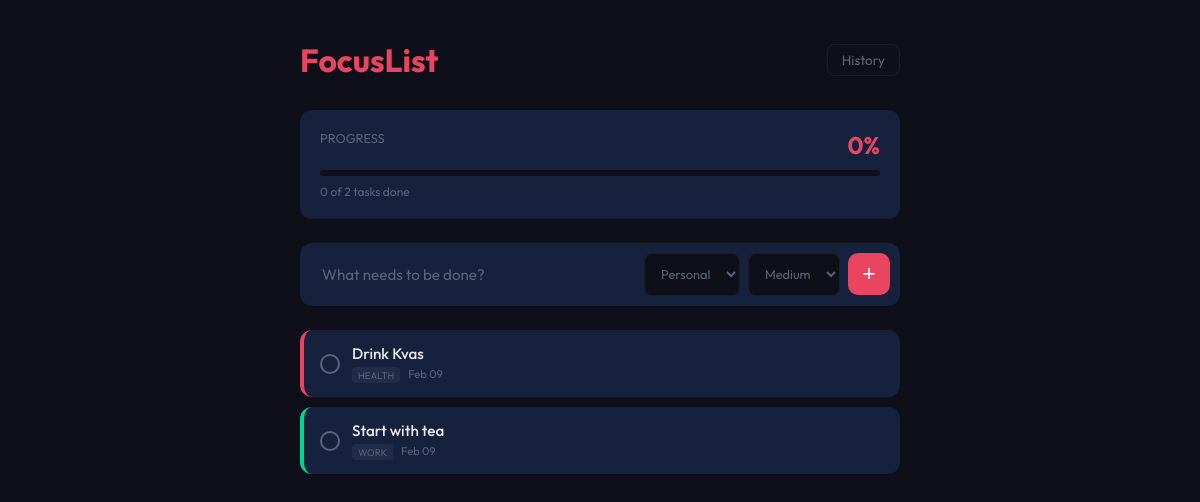
Before: / with the older database file.
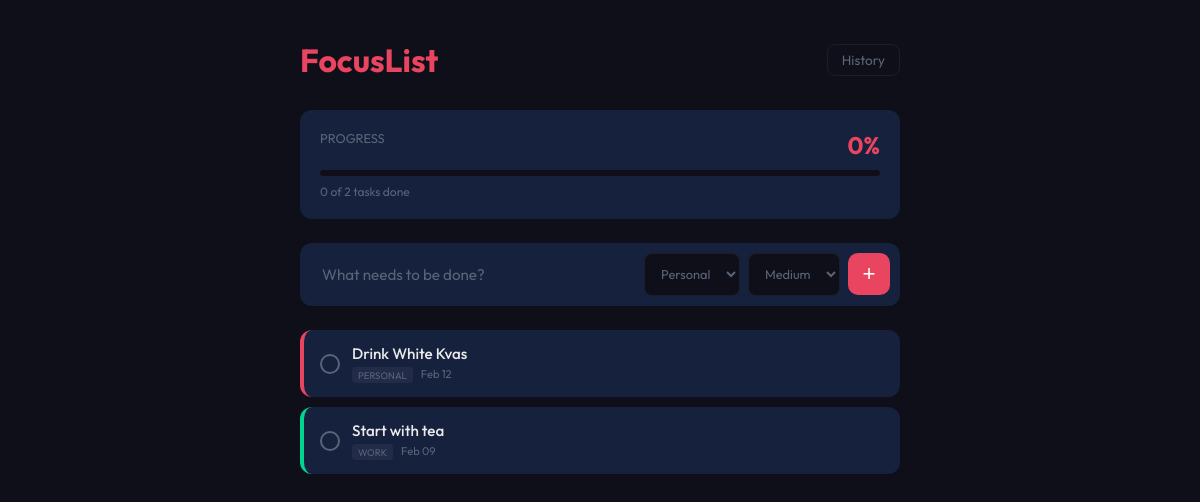
After: the same page with the newer database file.
### tasks/models.py (models this page shows, shortened)
class Task(models.Model):
    category_choices = [
        ('work', 'Work'),
        ('study', 'Study'),
        ('personal', 'Personal'),
        ('health', 'Health'),
        ('finance', 'Finance'),
        ('other', 'Other'),
    ]
    priority_choices = [
        ('low', 'Low'),
        ('medium', 'Medium'),
        ('high', 'High'),
    ]
    title = models.CharField(max_length=200)
    complete = models.BooleanField(default=False)
    created_at = models.DateTimeField(auto_now_add=True)
    priority = models.CharField(
        max_length=10,
        choices=priority_choices,
        default='medium',
        verbose_name='Task Priority'
    )
    category = models.CharField(
        max_length=20,
        choices=category_choices,
        default='personal',
        verbose_name='Category'
    )
    class Meta:
        ordering = ['complete', '-created_at']

### tasks/views.py (the view, shortened to what this page needs)
# urls.py: path('', views.index, name='index'),
def index(request):
    tasks = Task.objects.all()
    total_tasks = tasks.count()
    completed_tasks = tasks.filter(complete=True).count()
    progress = 0
    if total_tasks > 0:
        progress = int((completed_tasks / total_tasks) * 100)
    context = {
        'tasks': tasks,
        'total_tasks': total_tasks,
        'completed_tasks': completed_tasks,
        'progress': progress,
    }
    return render(request, 'tasks/index.html', context)

### tasks/templates/tasks/index.html (shortened to what this page needs)
{% load static %}
<!DOCTYPE html>
<html lang="en">
<head>
    <link rel="stylesheet" href="{% static 'tasks/style.css' %}">
</head>
<body>
    <div class="app-container">
        <header>
            <div class="logo">
                <h1>FocusList</h1>
            </div>
            <a href="{% url 'tasks:history' %}" class="history-link">History</a>
        </header>
        <section class="stats-section">
            <div class="stats-card">
                <div class="stats-info">
                    <span class="stats-label">Progress</span>
                    <span class="stats-value">{{ progress }}%</span>
                </div>
                <div class="progress-bar-bg">
                </div>
                <p class="stats-subtext">{{ completed_tasks }} of {{ total_tasks }} tasks done</p>
            </div>
        </section>
        <section class="input-section">
            <form action="{% url 'tasks:index' %}" method="POST">
                <div class="input-group">
                    <input type="text" name="title" placeholder="What needs to be done?" required autocomplete="off">
                    <select name="category" class="category-select">
                        <option value="personal">Personal</option>
                    </select>
                    <select name="priority" class="priority-select">
                        <option value="medium" selected>Medium</option>
                    </select>
                    <button type="submit" class="add-btn">+</button>
                </div>
            </form>
        </section>
        <main class="todo-list">
            {% for task in tasks %}
            <div class="task-card {{ task.priority }} {% if task.complete %}completed-task{% endif %}"
                data-category="{{ task.category }}">
                <div class="task-left">
                    <a href="{% url 'tasks:toggle_task' task.id %}"
                        class="check-circle {% if task.complete %}checked{% endif %}">
                    </a>
                    <div class="task-content">
                        <span class="task-title">{{ task.title }}</span>
                        <div class="task-meta">
                            <span class="badge badge-{{ task.category }}">{{ task.get_category_display }}</span>
                            <span class="date">{{ task.created_at|date:"M d" }}</span>
                        </div>
                    </div>
                </div>
            </div>
            {% empty %}
            <div class="empty-state">
                <p>No tasks yet. Add one to get started!</p>
            </div>
            {% endfor %}
        </main>
    </div>
</body>
</html>

Changed rows visible on the page:
removed Task: complete False (drawn), title "Drink Kvas", category "HEALTH", created_at "Feb 09"
added Task: complete False (drawn), title "Drink White Kvas", category "PERSONAL", created_at "Feb 12"
